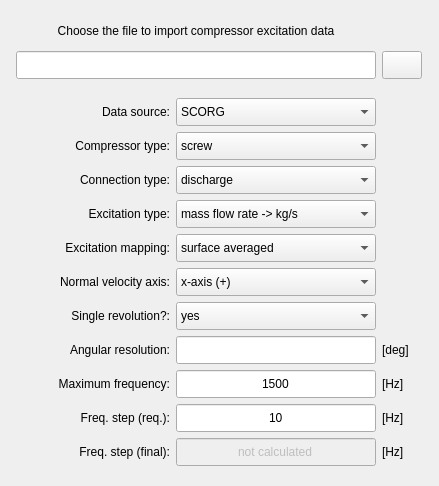
            <widget class="QWidget" name="scrollAreaWidgetContents">
             <property name="geometry">
              <rect>
               <x>0</x>
               <y>0</y>
               <width>439</width>
               <height>482</height>
              </rect>
             </property>
             <layout class="QGridLayout" name="gridLayout">
              <item row="1" column="0">
               <widget class="QFrame" name="frame_5">
                <property name="frameShape">
                 <enum>QFrame::NoFrame</enum>
                </property>
                <property name="frameShadow">
                 <enum>QFrame::Raised</enum>
                </property>
                <layout class="QGridLayout" name="gridLayout_11">
                 <item row="1" column="2">
                  <widget class="QComboBox" name="comboBox_data_source">
                   <property name="minimumSize">
                    <size>
                     <width>200</width>
                     <height>28</height>
                    </size>
                   </property>
                   <property name="maximumSize">
                    <size>
                     <width>16777215</width>
                     <height>28</height>
                    </size>
                   </property>
                   <item>
                    <property name="text">
                     <string>SCORG</string>
                    </property>
                   </item>
                   <item>
                    <property name="text">
                     <string>CFD</string>
                    </property>
                   </item>
                   <item>
                    <property name="text">
                     <string>Other</string>
                    </property>
                   </item>
                  </widget>
                 </item>
                 <item row="8" column="3">
                  <widget class="QLabel" name="label_7">
                   <property name="text">
                    <string>[deg]</string>
                   </property>
                  </widget>
                 </item>
                 <item row="6" column="1">
                  <widget class="QLabel" name="label_normal_velocity_axis">
                   <property name="minimumSize">
                    <size>
                     <width>140</width>
                     <height>28</height>
                    </size>
                   </property>
                   <property name="maximumSize">
                    <size>
                     <width>16777215</width>
                     <height>28</height>
                    </size>
                   </property>
                   <property name="text">
                    <string>Normal velocity axis:</string>
                   </property>
                   <property name="alignment">
                    <set>Qt::AlignRight|Qt::AlignTrailing|Qt::AlignVCenter</set>
                   </property>
                  </widget>
                 </item>
                 <item row="8" column="1">
                  <widget class="QLabel" name="label_6">
                   <property name="minimumSize">
                    <size>
                     <width>140</width>
                     <height>28</height>
                    </size>
                   </property>
                   <property name="maximumSize">
                    <size>
                     <width>16777215</width>
                     <height>28</height>
                    </size>
                   </property>
                   <property name="text">
                    <string>Angular resolution:</string>
                   </property>
                   <property name="alignment">
                    <set>Qt::AlignRight|Qt::AlignTrailing|Qt::AlignVCenter</set>
                   </property>
                  </widget>
                 </item>
                 <item row="6" column="2">
                  <widget class="QComboBox" name="comboBox_normal_velocity_axis">
                   <property name="minimumSize">
                    <size>
                     <width>200</width>
                     <height>28</height>
                    </size>
                   </property>
                   <property name="maximumSize">
                    <size>
                     <width>16777215</width>
                     <height>28</height>
                    </size>
                   </property>
                   <item>
                    <property name="text">
                     <string>x-axis (+)</string>
                    </property>
                   </item>
                   <item>
                    <property name="text">
                     <string>y-axis (+)</string>
                    </property>
                   </item>
                   <item>
                    <property name="text">
                     <string>z-axis (+)</string>
                    </property>
                   </item>
                   <item>
                    <property name="text">
                     <string>x-axis (-)</string>
                    </property>
                   </item>
                   <item>
                    <property name="text">
                     <string>y-axis (-)</string>
                    </property>
                   </item>
                   <item>
                    <property name="text">
                     <string>z-axis (-)</string>
                    </property>
                   </item>
                  </widget>
                 </item>
                 <item row="9" column="1">
                  <widget class="QLabel" name="label_9">
                   <property name="minimumSize">
                    <size>
                     <width>140</width>
                     <height>28</height>
                    </size>
                   </property>
                   <property name="maximumSize">
                    <size>
                     <width>16777215</width>
                     <height>28</height>
                    </size>
                   </property>
                   <property name="text">
                    <string>Maximum frequency:</string>
                   </property>
                   <property name="alignment">
                    <set>Qt::AlignRight|Qt::AlignTrailing|Qt::AlignVCenter</set>
                   </property>
                  </widget>
                 </item>
                 <item row="9" column="2">
                  <widget class="QLineEdit" name="lineEdit_maximum_frequency">
                   <property name="minimumSize">
                    <size>
                     <width>200</width>
                     <height>28</height>
                    </size>
                   </property>
                   <property name="maximumSize">
                    <size>
                     <width>16777215</width>
                     <height>28</height>
                    </size>
                   </property>
                   <property name="text">
                    <string>1500</string>
                   </property>
                   <property name="alignment">
                    <set>Qt::AlignCenter</set>
                   </property>
                  </widget>
                 </item>
                 <item row="10" column="2">
                  <widget class="QLineEdit" name="lineEdit_frequency_resolution_required">
                   <property name="minimumSize">
                    <size>
                     <width>200</width>
                     <height>28</height>
                    </size>
                   </property>
                   <property name="maximumSize">
                    <size>
                     <width>16777215</width>
                     <height>28</height>
                    </size>
                   </property>
                   <property name="text">
                    <string>10</string>
                   </property>
                   <property name="alignment">
                    <set>Qt::AlignCenter</set>
                   </property>
                  </widget>
                 </item>
                 <item row="10" column="3">
                  <widget class="QLabel" name="label_10">
                   <property name="text">
                    <string>[Hz]</string>
                   </property>
                  </widget>
                 </item>
                 <item row="9" column="3">
                  <widget class="QLabel" name="label_11">
                   <property name="text">
                    <string>[Hz]</string>
                   </property>
                  </widget>
                 </item>
                 <item row="7" column="2">
                  <widget class="QComboBox" name="comboBox_single_revolution">
                   <property name="minimumSize">
                    <size>
                     <width>200</width>
                     <height>28</height>
                    </size>
                   </property>
                   <property name="maximumSize">
                    <size>
                     <width>16777215</width>
                     <height>28</height>
                    </size>
                   </property>
                   <property name="currentIndex">
                    <number>0</number>
                   </property>
                   <item>
                    <property name="text">
                     <string>yes</string>
                    </property>
                   </item>
                   <item>
                    <property name="text">
                     <string>no</string>
                    </property>
                   </item>
                  </widget>
                 </item>
                 <item row="7" column="1">
                  <widget class="QLabel" name="label_14">
                   <property name="minimumSize">
                    <size>
                     <width>140</width>
                     <height>28</height>
                    </size>
                   </property>
                   <property name="maximumSize">
                    <size>
                     <width>16777215</width>
                     <height>28</height>
                    </size>
                   </property>
                   <property name="text">
                    <string>Single revolution?:</string>
                   </property>
                   <property name="alignment">
                    <set>Qt::AlignRight|Qt::AlignTrailing|Qt::AlignVCenter</set>
                   </property>
                  </widget>
                 </item>
                 <item row="5" column="2">
                  <widget class="QComboBox" name="comboBox_excitation_mapping">
                   <property name="minimumSize">
                    <size>
                     <width>200</width>
                     <height>28</height>
                    </size>
                   </property>
                   <property name="maximumSize">
                    <size>
                     <width>16777215</width>
                     <height>28</height>
                    </size>
                   </property>
                   <item>
                    <property name="text">
                     <string>surface averaged</string>
                    </property>
                   </item>
                   <item>
                    <property name="text">
                     <string>nodal mapping</string>
                    </property>
                   </item>
                  </widget>
                 </item>
                 <item row="1" column="1">
                  <widget class="QLabel" name="label_5">
                   <property name="minimumSize">
                    <size>
                     <width>140</width>
                     <height>28</height>
                    </size>
                   </property>
                   <property name="maximumSize">
                    <size>
                     <width>16777215</width>
                     <height>28</height>
                    </size>
                   </property>
                   <property name="text">
                    <string>Data source:</string>
                   </property>
                   <property name="alignment">
                    <set>Qt::AlignRight|Qt::AlignTrailing|Qt::AlignVCenter</set>
                   </property>
                  </widget>
                 </item>
                 <item row="3" column="1">
                  <widget class="QLabel" name="label_15">
                   <property name="minimumSize">
                    <size>
                     <width>140</width>
                     <height>28</height>
                    </size>
                   </property>
                   <property name="maximumSize">
                    <size>
                     <width>16777215</width>
                     <height>28</height>
                    </size>
                   </property>
                   <property name="text">
                    <string>Connection type:</string>
                   </property>
                   <property name="alignment">
                    <set>Qt::AlignRight|Qt::AlignTrailing|Qt::AlignVCenter</set>
                   </property>
                  </widget>
                 </item>
                 <item row="5" column="1">
                  <widget class="QLabel" name="label_excitation_mapping">
                   <property name="minimumSize">
                    <size>
                     <width>140</width>
                     <height>28</height>
                    </size>
                   </property>
                   <property name="maximumSize">
                    <size>
                     <width>16777215</width>
                     <height>28</height>
                    </size>
                   </property>
                   <property name="text">
                    <string>Excitation mapping:</string>
                   </property>
                   <property name="alignment">
                    <set>Qt::AlignRight|Qt::AlignTrailing|Qt::AlignVCenter</set>
                   </property>
                  </widget>
                 </item>
                 <item row="10" column="1">
                  <widget class="QLabel" name="label_8">
                   <property name="minimumSize">
                    <size>
                     <width>140</width>
                     <height>28</height>
                    </size>
                   </property>
                   <property name="maximumSize">
                    <size>
                     <width>16777215</width>
                     <height>28</height>
                    </size>
                   </property>
                   <property name="text">
                    <string>Freq. step (req.):</string>
                   </property>
                   <property name="alignment">
                    <set>Qt::AlignRight|Qt::AlignTrailing|Qt::AlignVCenter</set>
                   </property>
                  </widget>
                 </item>
                 <item row="12" column="0">
                  <spacer name="horizontalSpacer_6">
                   <property name="orientation">
                    <enum>Qt::Horizontal</enum>
                   </property>
                   <property name="sizeHint" stdset="0">
                    <size>
                     <width>40</width>
                     <height>20</height>
                    </size>
                   </property>
                  </spacer>
                 </item>
                 <item row="3" column="2">
                  <widget class="QComboBox" name="comboBox_connection_type">
                   <property name="minimumSize">
                    <size>
                     <width>200</width>
                     <height>28</height>
                    </size>
                   </property>
                   <property name="maximumSize">
                    <size>
                     <width>16777215</width>
                     <height>28</height>
                    </size>
                   </property>
                   <item>
                    <property name="text">
                     <string>discharge</string>
                    </property>
                   </item>
                   <item>
                    <property name="text">
                     <string>suction</string>
                    </property>
                   </item>
                  </widget>
                 </item>
                 <item row="2" column="1">
                  <widget class="QLabel" name="label_16">
                   <property name="minimumSize">
                    <size>
                     <width>140</width>
                     <height>28</height>
                    </size>
                   </property>
                   <property name="maximumSize">
                    <size>
                     <width>16777215</width>
                     <height>28</height>
                    </size>
                   </property>
                   <property name="text">
                    <string>Compressor type:</string>
                   </property>
                   <property name="alignment">
                    <set>Qt::AlignRight|Qt::AlignTrailing|Qt::AlignVCenter</set>
                   </property>
                  </widget>
                 </item>
                 <item row="8" column="2">
                  <widget class="QLineEdit" name="lineEdit_angular_resolution">
                   <property name="minimumSize">
                    <size>
                     <width>200</width>
                     <height>28</height>
                    </size>
                   </property>
                   <property name="maximumSize">
                    <size>
                     <width>16777215</width>
                     <height>28</height>
                    </size>
                   </property>
                   <property name="text">
                    <string/>
                   </property>
                   <property name="alignment">
                    <set>Qt::AlignCenter</set>
                   </property>
                  </widget>
                 </item>
                 <item row="2" column="2">
                  <widget class="QComboBox" name="comboBox_compressor_type">
                   <property name="minimumSize">
                    <size>
                     <width>200</width>
                     <height>28</height>
                    </size>
                   </property>
                   <property name="maximumSize">
                    <size>
                     <width>16777215</width>
                     <height>28</height>
                    </size>
                   </property>
                   <item>
                    <property name="text">
                     <string>screw</string>
                    </property>
                   </item>
                   <item>
                    <property name="text">
                     <string>centrifugal</string>
                    </property>
                   </item>
                   <item>
                    <property name="text">
                     <string>reciprocating</string>
                    </property>
                   </item>
                  </widget>
                 </item>
                 <item row="12" column="1">
                  <widget class="QLabel" name="label_12">
                   <property name="minimumSize">
                    <size>
                     <width>140</width>
                     <height>28</height>
                    </size>
                   </property>
                   <property name="maximumSize">
                    <size>
                     <width>16777215</width>
                     <height>28</height>
                    </size>
                   </property>
                   <property name="text">
                    <string>Freq. step (final):</string>
                   </property>
                   <property name="alignment">
                    <set>Qt::AlignRight|Qt::AlignTrailing|Qt::AlignVCenter</set>
                   </property>
                  </widget>
                 </item>
                 <item row="12" column="2">
                  <widget class="QLineEdit" name="lineEdit_frequency_resolution">
                   <property name="enabled">
                    <bool>false</bool>
                   </property>
                   <property name="minimumSize">
                    <size>
                     <width>200</width>
                     <height>28</height>
                    </size>
                   </property>
                   <property name="maximumSize">
                    <size>
                     <width>16777215</width>
                     <height>28</height>
                    </size>
                   </property>
                   <property name="text">
                    <string>not calculated</string>
                   </property>
                   <property name="alignment">
                    <set>Qt::AlignCenter</set>
                   </property>
                  </widget>
                 </item>
                 <item row="12" column="4">
                  <spacer name="horizontalSpacer_7">
                   <property name="orientation">
                    <enum>Qt::Horizontal</enum>
                   </property>
                   <property name="sizeHint" stdset="0">
                    <size>
                     <width>40</width>
                     <height>20</height>
                    </size>
                   </property>
                  </spacer>
                 </item>
                 <item row="12" column="3">
                  <widget class="QLabel" name="label_13">
                   <property name="text">
                    <string>[Hz]</string>
                   </property>
                  </widget>
                 </item>
                 <item row="4" column="2">
                  <widget class="QComboBox" name="comboBox_excitation_type">
                   <property name="minimumSize">
                    <size>
                     <width>200</width>
                     <height>28</height>
                    </size>
                   </property>
                   <property name="maximumSize">
                    <size>
                     <width>16777215</width>
                     <height>28</height>
                    </size>
                   </property>
                   <item>
                    <property name="text">
                     <string>mass flow rate -&gt; kg/s</string>
                    </property>
                   </item>
                   <item>
                    <property name="text">
                     <string>surface velocity -&gt; m/s</string>
                    </property>
                   </item>
                   <item>
                    <property name="text">
                     <string>volumetric flow rate -&gt; m³/s</string>
                    </property>
                   </item>
                  </widget>
                 </item>
                 <item row="4" column="1">
                  <widget class="QLabel" name="label_17">
                   <property name="minimumSize">
                    <size>
                     <width>140</width>
                     <height>28</height>
                    </size>
                   </property>
                   <property name="maximumSize">
                    <size>
                     <width>16777215</width>
                     <height>28</height>
                    </size>
                   </property>
                   <property name="text">
                    <string>Excitation type:</string>
                   </property>
                   <property name="alignment">
                    <set>Qt::AlignRight|Qt::AlignTrailing|Qt::AlignVCenter</set>
                   </property>
                  </widget>
                 </item>
                </layout>
               </widget>
              </item>
              <item row="0" column="0">
               <widget class="QFrame" name="frame_9">
                <property name="minimumSize">
                 <size>
                  <width>260</width>
                  <height>72</height>
                 </size>
                </property>
                <property name="maximumSize">
                 <size>
                  <width>16777215</width>
                  <height>72</height>
                 </size>
                </property>
                <property name="frameShape">
                 <enum>QFrame::NoFrame</enum>
                </property>
                <property name="frameShadow">
                 <enum>QFrame::Raised</enum>
                </property>
                <layout class="QGridLayout" name="gridLayout_2">
                 <property name="leftMargin">
                  <number>4</number>
                 </property>
                 <property name="topMargin">
                  <number>4</number>
                 </property>
                 <property name="rightMargin">
                  <number>4</number>
                 </property>
                 <property name="bottomMargin">
                  <number>4</number>
                 </property>
                 <property name="spacing">
                  <number>6</number>
                 </property>
                 <item row="1" column="0">
                  <spacer name="horizontalSpacer_11">
                   <property name="orientation">
                    <enum>Qt::Horizontal</enum>
                   </property>
                   <property name="sizeHint" stdset="0">
                    <size>
                     <width>40</width>
                     <height>20</height>
                    </size>
                   </property>
                  </spacer>
                 </item>
                 <item row="1" column="1">
                  <widget class="QLineEdit" name="lineEdit_table_path">
                   <property name="enabled">
                    <bool>true</bool>
                   </property>
                   <property name="minimumSize">
                    <size>
                     <width>360</width>
                     <height>28</height>
                    </size>
                   </property>
                   <property name="maximumSize">
                    <size>
                     <width>600</width>
                     <height>28</height>
                    </size>
                   </property>
                   <property name="font">
                    <font>
                     <pointsize>9</pointsize>
                     <weight>50</weight>
                     <bold>false</bold>
                    </font>
                   </property>
                   <property name="styleSheet">
                    <string notr="true"/>
                   </property>
                   <property name="alignment">
                    <set>Qt::AlignCenter</set>
                   </property>
                   <property name="clearButtonEnabled">
                    <bool>true</bool>
                   </property>
                  </widget>
                 </item>
                 <item row="1" column="4">
                  <spacer name="horizontalSpacer_12">
                   <property name="orientation">
                    <enum>Qt::Horizontal</enum>
                   </property>
                   <property name="sizeHint" stdset="0">
                    <size>
                     <width>40</width>
                     <height>20</height>
                    </size>
                   </property>
                  </spacer>
                 </item>
                 <item row="1" column="2">
                  <widget class="QPushButton" name="pushButton_load_table">
                   <property name="enabled">
                    <bool>true</bool>
                   </property>
                   <property name="sizePolicy">
                    <sizepolicy hsizetype="Expanding" vsizetype="Fixed">
                     <horstretch>0</horstretch>
                     <verstretch>0</verstretch>
                    </sizepolicy>
                   </property>
                   <property name="minimumSize">
                    <size>
                     <width>40</width>
                     <height>28</height>
                    </size>
                   </property>
                   <property name="maximumSize">
                    <size>
                     <width>40</width>
                     <height>28</height>
                    </size>
                   </property>
                   <property name="font">
                    <font>
                     <family>MS Shell Dlg 2</family>
                     <pointsize>10</pointsize>
                     <weight>50</weight>
                     <italic>false</italic>
                     <bold>false</bold>
                    </font>
                   </property>
                   <property name="styleSheet">
                    <string notr="true"/>
                   </property>
                   <property name="text">
                    <string/>
                   </property>
                   <property name="icon">
                    <iconset resource="../../../../icons/resources.qrc">
                     <normaloff>:/icons/document_search_blue.png</normaloff>:/icons/document_search_blue.png</iconset>
                   </property>
                   <property name="iconSize">
                    <size>
                     <width>20</width>
                     <height>20</height>
                    </size>
                   </property>
                   <property name="autoDefault">
                    <bool>false</bool>
                   </property>
                  </widget>
                 </item>
                 <item row="0" column="1">
                  <widget class="QLabel" name="label_4">
                   <property name="minimumSize">
                    <size>
                     <width>0</width>
                     <height>32</height>
                    </size>
                   </property>
                   <property name="maximumSize">
                    <size>
                     <width>16777215</width>
                     <height>32</height>
                    </size>
                   </property>
                   <property name="frameShape">
                    <enum>QFrame::NoFrame</enum>
                   </property>
                   <property name="text">
                    <string>Choose the file to import compressor excitation data</string>
                   </property>
                   <property name="alignment">
                    <set>Qt::AlignCenter</set>
                   </property>
                  </widget>
                 </item>
                </layout>
               </widget>
              </item>
             </layout>
            </widget>
